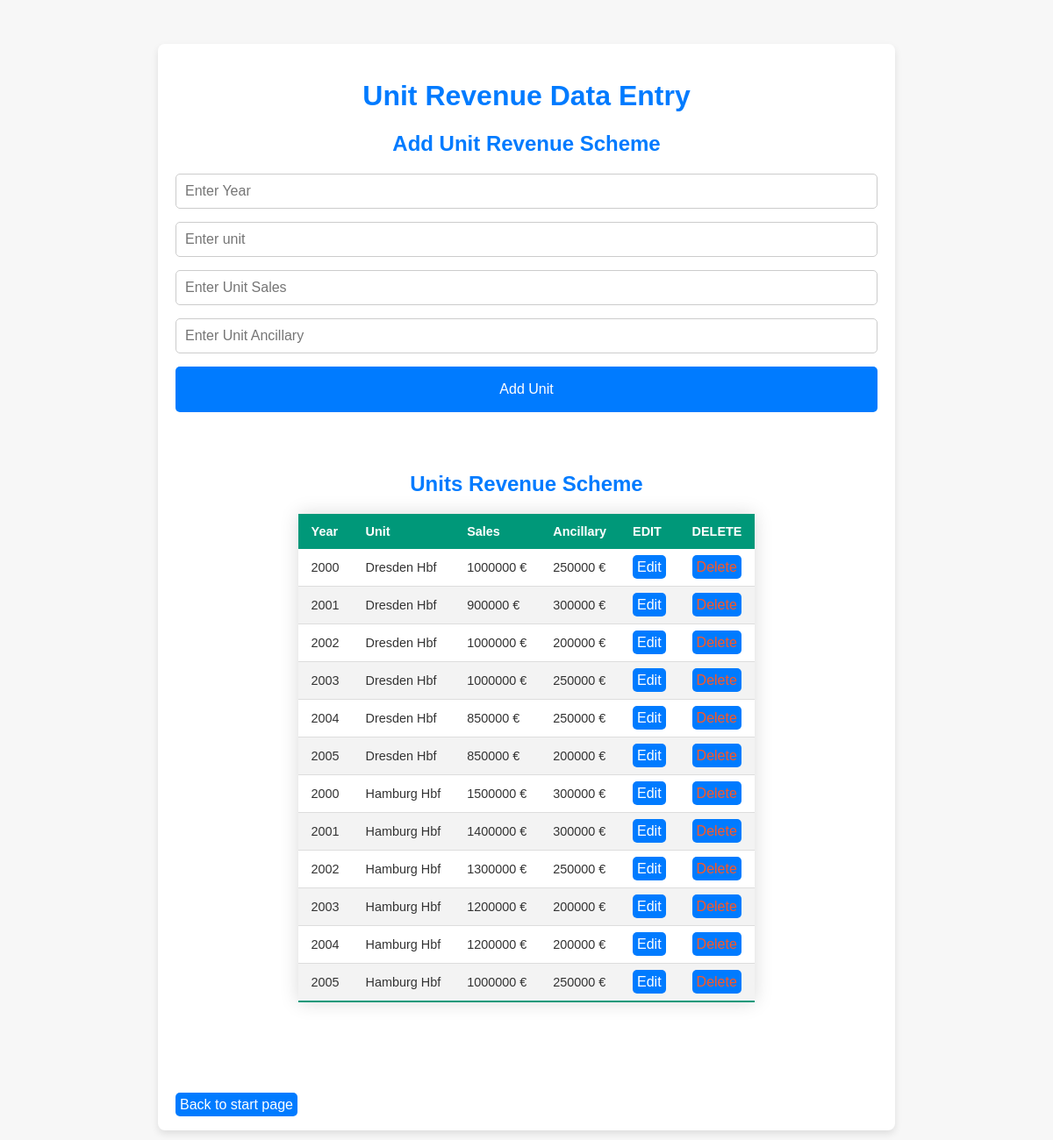
/business_unit_revenue_watch, run on the app's committed database.
### tables this page shows
CREATE TABLE "revenue_units" (
	"id"	INTEGER,
	"year"	TEXT,
	"unit"	TEXT,
	"sales"	NUMERIC,
	"ancillary"	NUMERIC,
	PRIMARY KEY("id" AUTOINCREMENT)
);

### main.py (the view)
@app.route('/business_unit_revenue_watch')
def business_unit_revenue_watch(name=None):
    units = get_revenue_units()
    return render_template('business_unit_revenue_watch.html', units=units)

### main.py (called while the page is built)
def get_revenue_units():
    conn=sql.connect('./database.db')
    cursor=conn.cursor()
    cursor.execute('SELECT * FROM revenue_units')
    revenue_units = cursor.fetchall()
    conn.close()
    return revenue_units

### templates/business_unit_revenue_watch.html (shortened to what this page needs)
<!DOCTYPE html>
<html lang="en">
<head>
    <link rel="stylesheet" href="{{ url_for('static', filename='styles.css') }}">
</head>
<body>
    <div class="container">
        <h1>Unit Revenue Data Entry</h1>
        <h2>Add Unit Revenue Scheme</h2>
        <form action="/add_revenue_unit" method="POST">
            <input type="number" id="year" name="year" placeholder="Enter Year" required>
            <input type="text" id="unit" name="unit" placeholder="Enter unit" required>
            <input type="number" id="sales" name="sales" placeholder="Enter Unit Sales" required>
            <input type="number" id="ancillary" name="ancillary" placeholder="Enter Unit Ancillary" required>
            <button type="submit">Add Unit</button>
        </form>
        <br>
        <h2>Units Revenue Scheme</h2>
                <table class="styled-table">
                    <thead>
                        <tr>
                            <th>Year</th>
                            <th>Unit</th>
                            <th>Sales</th>
                            <th>Ancillary</th>
                            <th>EDIT</th>
                            <th>DELETE</th>
                        </tr>
                    </thead>
                    <tbody>
                        {% for element in units %}
                        <tr>
                            <td>{{ element[1] }}</td>
                            <td>{{ element[2] }}</td>
                            <td>{{ element[3] }}&nbsp;€</td>
                            <td>{{ element[4] }}&nbsp;€</td>
                            <td>
                                <a href="{{ url_for('update_revenue_unit_route', id=element[0]) }}">Edit</a>
                            </td>
                            <td>
                                <a href="{{ url_for('delete_revenue_unit_route', id=element[0]) }}" class="delete-link">Delete</a>
                            </td>
                        </tr>
                        {% endfor %}
                    </tbody>
                </table>
        <br>
        <br>
        <br>
        <br>
        <br>
        <br>
        <a href="{{ url_for('start_page') }}">Back to start page</a>
    </div>
</body>
</html>

### static/styles.css (style rules this page uses)
body { font-family: 'Arial', sans-serif; background-color: #f7f7f7; color: #333; margin: 0; padding: 0; }
.container { max-width: 800px; margin: 50px auto; padding: 20px; background-color: #fff; border-radius: 8px; box-shadow: 0 4px 8px rgba(0, 0, 0, 0.1); }
h1, h2 { text-align: center; color: #007BFF; }
form { display: flex; flex-direction: column; gap: 15px; margin-bottom: 30px; }
input[type="text"], input[type="number"] { padding: 10px; font-size: 16px; border: 1px solid #ccc; border-radius: 5px; width: 100%; box-sizing: border-box; }
button { padding: 17px; font-size: 16px; background-color: #007BFF; color: #fff; border: none; border-radius: 5px; cursor: pointer; transition: background-color 0.3s ease; }
a { padding: 5px; font-size: 16px; background-color: #007BFF; color: #fff; border: none; border-radius: 5px; cursor: pointer; transition: background-color 0.3s ease; text-decoration: none !important; }
.delete-link { color: #FF5722; }
.styled-table { border-collapse: collapse; font-size: 0.9em; font-family: sans-serif; min-width: 400px; box-shadow: 0 0 20px rgba(0, 0, 0, 0.15); margin-left: auto; margin-right: auto; }
.styled-table thead tr { background-color: #009879; color: #ffffff; text-align: left; }
.styled-table th, .styled-table td { padding: 12px 15px; }
.styled-table tbody tr { border-bottom: 1px solid #dddddd; }
.styled-table tbody tr:nth-of-type(even) { background-color: #f3f3f3; }
.styled-table tbody tr:last-of-type { border-bottom: 2px solid #009879; }

### data on the page
revenue_units: year "2000", unit "Dresden Hbf", sales "1000000", ancillary "250000"
revenue_units: year "2001", unit "Dresden Hbf", sales "900000", ancillary "300000"
revenue_units: year "2002", unit "Dresden Hbf", sales "1000000", ancillary "200000"
revenue_units: year "2003", unit "Dresden Hbf", sales "1000000", ancillary "250000"
revenue_units: year "2004", unit "Dresden Hbf", sales "850000", ancillary "250000"
revenue_units: year "2005", unit "Dresden Hbf", sales "850000", ancillary "200000"
revenue_units: year "2000", unit "Hamburg Hbf", sales "1500000", ancillary "300000"
revenue_units: year "2001", unit "Hamburg Hbf", sales "1400000", ancillary "300000"
revenue_units: year "2002", unit "Hamburg Hbf", sales "1300000", ancillary "250000"
revenue_units: year "2003", unit "Hamburg Hbf", sales "1200000", ancillary "200000"
revenue_units: year "2004", unit "Hamburg Hbf", sales "1200000", ancillary "200000"
revenue_units: year "2005", unit "Hamburg Hbf", sales "1000000", ancillary "250000"
